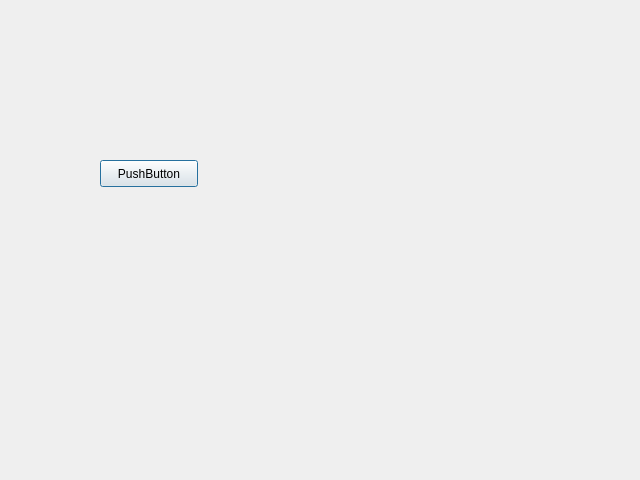
<?xml version="1.0" encoding="UTF-8"?>
<ui version="4.0">
 <class>Dialog</class>
 <widget class="QDialog" name="Dialog">
  <property name="geometry">
   <rect>
    <x>0</x>
    <y>0</y>
    <width>640</width>
    <height>480</height>
   </rect>
  </property>
  <property name="windowTitle">
   <string>Dialog</string>
  </property>
  <widget class="QPushButton" name="pushButton">
   <property name="geometry">
    <rect>
     <x>100</x>
     <y>160</y>
     <width>98</width>
     <height>27</height>
    </rect>
   </property>
   <property name="text">
    <string>PushButton</string>
   </property>
  </widget>
 </widget>
 <resources/>
 <connections/>
</ui>
